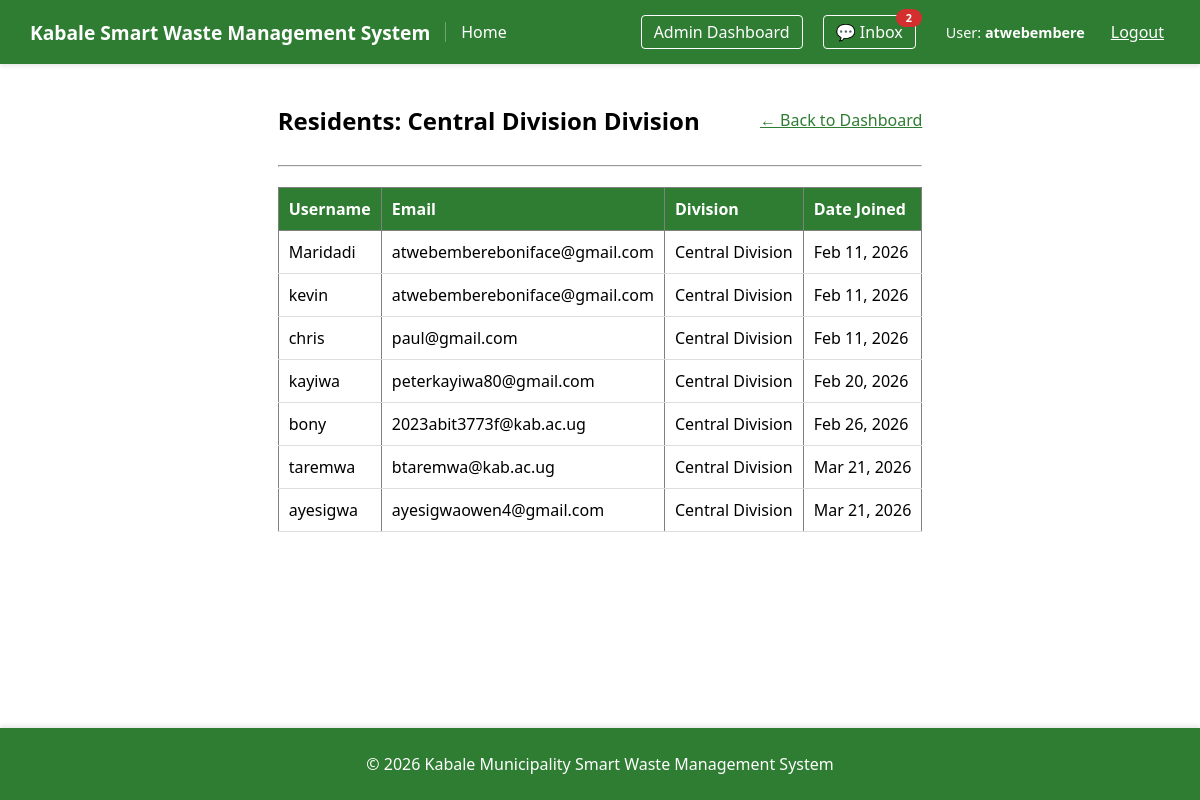
The page /users/division/Central Division/ (signed in) on the database as committed earlier.
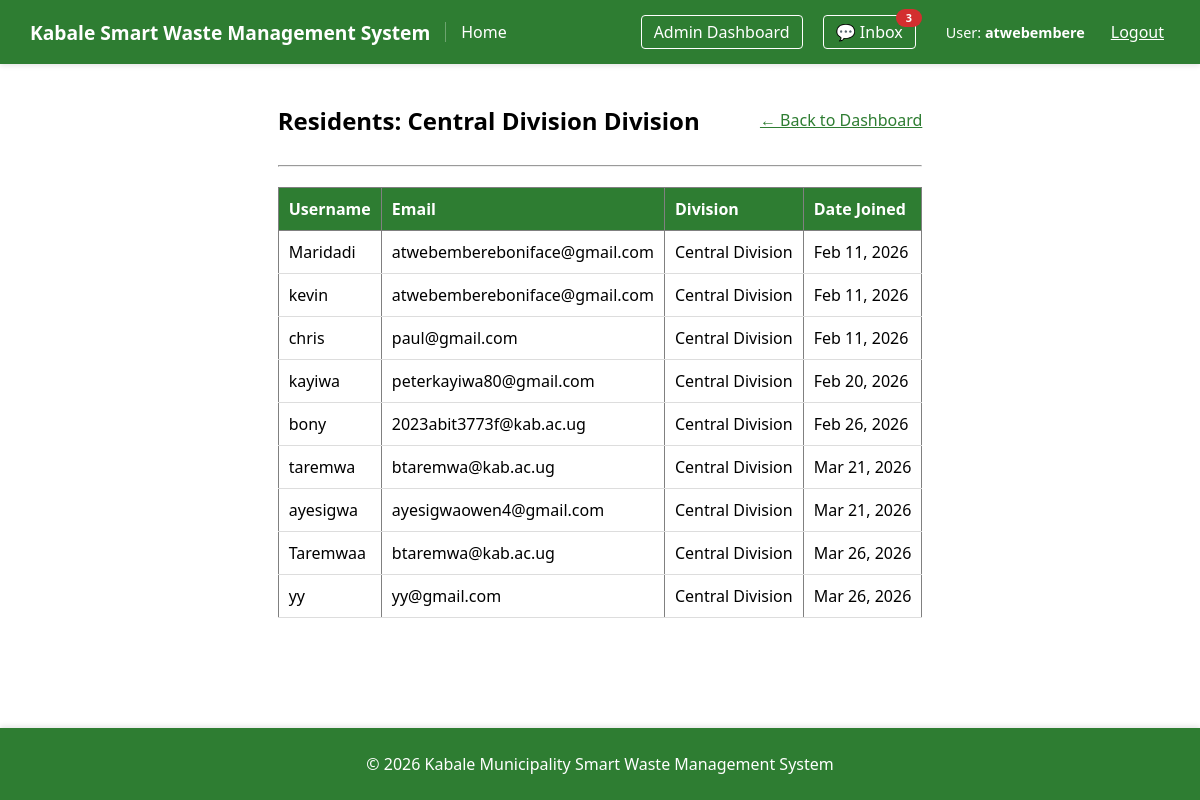
The same page on the database as committed later.
### users/models.py (models this page shows, shortened)
class User(AbstractUser):
    full_name = models.CharField(max_length=255, null=True, blank=True)
    DIVISION_CHOICES = [
        ('Central Division', 'Central Division'),
        ('Northern Division', 'Northern Division'),
        ('Southern Division', 'Southern Division'),
    ]
    division = models.CharField(
        max_length=50,
        choices=DIVISION_CHOICES,
        null=True,
        blank=True
    )
    ward = models.CharField(max_length=100, null=True, blank=True)
    cell = models.CharField(max_length=100, null=True, blank=True)

### users/views.py (the view)
# urls.py: path('division/<str:division>/', views.DivisionUserListView.as_view(), name='division_users'),
class DivisionUserListView(UserPassesTestMixin, TemplateView):
    template_name = 'users/division_users.html'
    def test_func(self):
        return self.request.user.is_staff
    def get_context_data(self, **kwargs):
        context = super().get_context_data(**kwargs)
        division_name      = self.kwargs.get('division')
        context['division'] = division_name
        context['users']    = User.objects.filter(division=division_name, is_staff=False)
        return context

### users/context_processors.py (called while the page is built)
def unread_message_count(request):
    if request.user.is_authenticated and request.user.is_staff:
        count = Message.objects.filter(recipient=request.user, is_read=False).count()
        return {'total_unread_messages': count}
    return {'total_unread_messages': 0}

### templates/users/division_users.html
{% extends 'base.html' %}
{% block content %}
<div style="padding: 20px;">
    <div style="display: flex; justify-content: space-between; align-items: center;">
        <h2>Residents: {{ division|title }} Division</h2>
        <a href="{% url 'admin_dashboard' %}" style="color: #2e7d32;">&larr; Back to Dashboard</a>
    </div>
    <hr>
    <table border="1" style="width: 100%; border-collapse: collapse; margin-top: 20px; text-align: left;">
        <thead style="background: #2e7d32; color: white;">
            <tr>
                <th style="padding: 10px;">Username</th>
                <th style="padding: 10px;">Email</th>
                <th style="padding: 10px;">Division</th>
                <th style="padding: 10px;">Date Joined</th>
            </tr>
        </thead>
        <tbody>
            {% for resident in users %}
            <tr style="border-bottom: 1px solid #ddd;">
                <td style="padding: 10px;">{{ resident.username }}</td>
                <td style="padding: 10px;">{{ resident.email }}</td>
                <td style="padding: 10px;">{{ resident.get_division_display }}</td>
                <td style="padding: 10px;">{{ resident.date_joined|date:"M d, Y" }}</td>
            </tr>
            {% empty %}
            <tr>
                <td colspan="4" style="text-align: center; padding: 20px; color: gray;">
                    No residents registered in this division yet.
                </td>
            </tr>
            {% endfor %}
        </tbody>
    </table>
</div>
{% endblock %}

### templates/base.html (shortened to what this page needs)
<!DOCTYPE html>
<html lang="en">
<head>
</head>
<body>
<nav style="display: flex; justify-content: space-between; align-items: center; padding: 15px 30px; background: #2e7d32; color: white; box-shadow: 0 2px 5px rgba(0,0,0,0.1);">
    <div style="display: flex; align-items: center;">
        <a href="{% url 'home' %}" class="nav-title" style="color: white; font-size: 1.2em; font-weight: bold;">
            Kabale Smart Waste Management System
        </a>
        <span class="nav-link-separator"></span>
        <a href="{% url 'home' %}" class="nav-home-link" style="color: white; font-size: 1em;">Home</a>
    </div>
    <div class="nav-right" id="navRight">
        {% if user.is_authenticated %}
            {% if user.is_staff %}
                <a href="{% url 'admin_dashboard' %}" style="color: white; border: 1px solid white; padding: 5px 12px; border-radius: 4px;">
                    Admin Dashboard
                </a>
                <a href="{% url 'admin_inbox' %}" class="nav-inbox-btn">
                    💬 Inbox
                    {% if total_unread_messages > 0 %}
                        <span class="inbox-badge">{{ total_unread_messages }}</span>
                    {% endif %}
                </a>
            {% else %}
                <a href="{% url 'resident_dashboard' %}" style="color: white; border: 1px solid white; padding: 5px 12px; border-radius: 4px;">My Reports</a>
                <a href="{% url 'report_waste' %}" style="color: #ffd700; font-weight: bold;">+ Report Waste</a>
            {% endif %}
            <span class="nav-user-info" style="margin-left: 10px; font-size: 0.9em; color: white;">
                User: <strong>{{ user.username }}</strong>
            </span>
            <form action="{% url 'logout' %}" method="post" style="display: inline;">
                <button type="submit" style="background: none; border: none; color: white; cursor: pointer; text-decoration: underline; font-family: inherit; font-size: 1em;">
                    Logout
                </button>
            </form>
        {% else %}
            <a href="{% url 'login' %}" style="color: white;">Login</a>
            <a href="{% url 'register' %}" style="background: white; color: #2e7d32; padding: 6px 15px; border-radius: 4px; font-weight: bold;">Register</a>
        {% endif %}
    </div>
</nav>
<div class="container">
    {% block content %}
    {% endblock %}
</div>
<footer class="site-footer">
    <div style="max-width: 1200px; margin: auto;">
        &copy; 2026 Kabale Municipality Smart Waste Management System
    </div>
</footer>
</body>
</html>

Rows that differ between the two databases and show on the page:
added User: username "Taremwaa", email "btaremwa@kab.ac.ug", division "Central Division", date_joined "Mar 26, 2026"
added User: username "yy", email "yy@gmail.com", division "Central Division", date_joined "Mar 26, 2026"
Other text that changed with them:
{{ total_unread_messages }}: "2" → "3"
